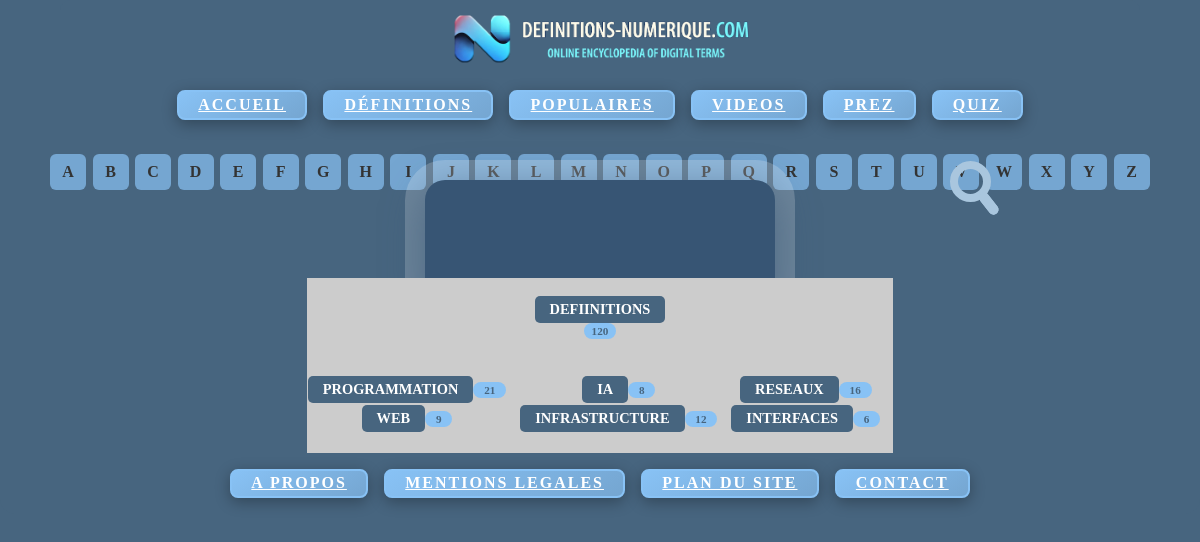
/categories.php, run on the app's committed database.
### tables this page shows
CREATE TABLE `categorie` (
  `catid` int(10) NOT NULL,
  `catnom` varchar(100) NOT NULL
);

### categories.php (the view, shortened to what this page needs)
<!DOCTYPE html>
<html lang="fr">
<head>
    <link rel="stylesheet" href="style.css" />
</head>
<body>
    <div class="bandeaudiv" type="video/mp4">
        <?php include "bandeau.php"; ?>
    </div>
    <div class="search-alpha-wrapper"><div class="lettresdiv">
        <?php include "lettres.php"; ?>
    </div>
    <div class="barrediv">
        <?php include "barrederecherche.php"; ?>
    </div>
    <div class="homediv">
        <div class="container">
            <div class="home">
                <div class="controls">
<?php
$conn = new mysqli($_ENV['DB_SERVERNAME'], $_ENV['DB_USERNAME'], $_ENV['DB_PASSWORD'], $_ENV['DB_NAME']);
	$conn->set_charset("utf8mb4");
$conn2 = new mysqli($_ENV['DB_SERVERNAME'], $_ENV['DB_USERNAME'], $_ENV['DB_PASSWORD'], $_ENV['DB_NAME']);
	$conn2->set_charset("utf8mb4");
   printf ("<br><a href='definitions.php' class='rubrique'>DEFIINITIONS</a>");
if ($result3 = mysqli_query($conn, "SELECT COUNT(*) as total from definition"))
{
    while ($row3 = $result3->fetch_assoc())
	{
        		printf ("<span class='styled-span'> %s </span><br><br>", $row3['total']);
 	 }
  }
else
		{
		}
if ($result = mysqli_query($conn, "SELECT * from categorie"))
{
     printf("<center><table class=tab border='0' ><tr>");
    $compteur = -1;
    while ($row = $result->fetch_assoc())
	{
         if ($compteur %3 == 2){
		    printf("</tr><tr>");
	   }
	   $compteur++;
        printf ("<td><a href='categoriedetail.php?catid=%s' class='rubrique'>%s</a>", $row['catid'], $row['catnom']);
		$catid = intval($row['catid']);
		$sql2="SELECT COUNT(*) as total FROM lien WHERE catid=" . $catid;
		if ($result2 = mysqli_query($conn2,$sql2 ))
		{
			while ($row2 = $result2->fetch_assoc())
			{
				printf ("<span class='styled-span'> %s </span>&nbsp;&nbsp;&nbsp;</td>", $row2['total']);
			}
		}
		else
		{
		}
	}
         printf("</tr></table></center>");
}
?>
                </div>
            </div>
        </div>
    </div>
    <div class="footerdiv">
        <?php include "footer.php"; ?>
    </div>
</body>
</html>

### style.css (style rules this page uses)
:root { --color-light-blue: #88C2F5; --color-blue: #75A6D1; --color-dark-blue: #5E86A8; --color-darker-blue: #47657F; --color-deep-blue: #324759; --color-white: #FFFFFF; }
.rubrique { display: inline-block; padding: 5px 15px; font-size: 0.9rem; font-weight: bold; text-transform: uppercase; text-decoration: none; color: var(--color-white); background: var(--color-darker-blue); border-radius: 5px; transition: background 0.3s ease, color 0.3s ease; }
.styled-span { background-color: var(--color-light-blue); color: var(--color-darker-blue); padding: 2px 8px; font-size: 0.7rem; border-radius: 8px; font-weight: bold; }
body { margin: 0; padding: 0; background-color: var(--color-darker-blue); }
.container { display: flex; justify-content: center; width: 100%; }
.controls { display: flex; justify-content: center; align-items: center; flex-direction: column; width: 100%; }
.tab { margin: 0 auto; border-collapse: collapse; text-align: center; width: 100%; }
.home { max-width: 1200px; height: auto; background-color: #CCCCCC; position: relative; display: flex; justify-content: space-between; flex-wrap: wrap; }
.homediv, .home, .droite, .controls { min-height: auto; height: auto; overflow: visible; }
.footerdiv { margin-top: 40px; }
.home { min-height: unset !important; height: auto !important; padding-bottom: 20px; }
.footerdiv { margin-top: 0; }
.search-alpha-wrapper .barrediv { flex: 0 0 320px; }
.barrediv { flex: 0 0 320px; display: flex; justify-content: center; }

### data on the page
categorie: catnom "PROGRAMMATION", total "21"
categorie: catnom "IA", total "8"
categorie: catnom "RESEAUX", total "16"
categorie: catnom "WEB", total "9"
categorie: catnom "INFRASTRUCTURE", total "12"
categorie: catnom "INTERFACES", total "6"

### other printed values
$lettre "A"
$lettre "B"
$lettre "C"
$lettre "D"
$lettre "E"
$lettre "F"
$lettre "G"
$lettre "H"
$lettre "I"
$lettre "J"
$lettre "K"
$lettre "L"
$lettre "M"
$lettre "N"
$lettre "O"
